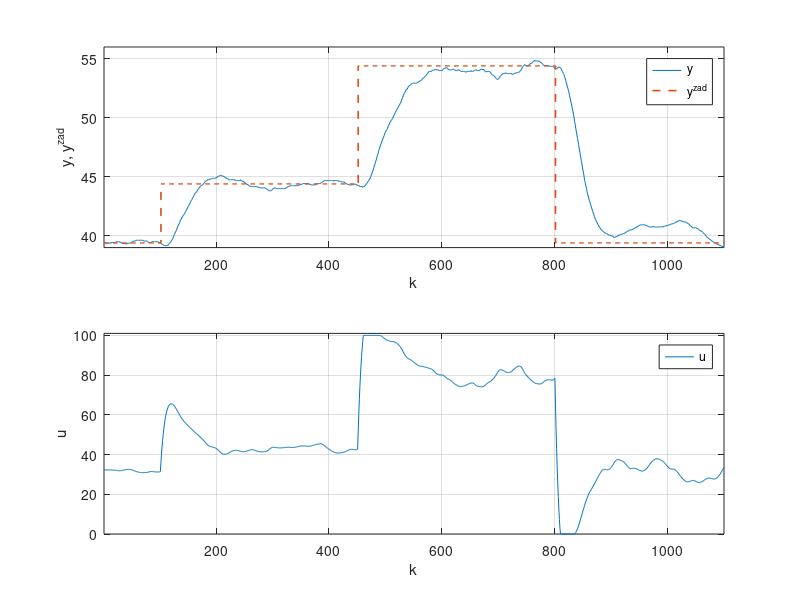

The MATLAB script that drew this image: (Note: this script raises an error after producing the figure.)
addpath('../../../matlab2tikz-master/src/');
outputFile = '../../doc/lab/figure/zad3DMC.tex';


load('dataDMC.mat')
start_ = 650;
end_ = 1750;

u = u(start_:end_);
y = y(start_:end_);
yzad = yzad(start_:end_);

x = 1:length(u);

figure(1);

subplot(2,1,1);
hold on;
plot(x,y);
stairs(x,yzad, '--','Linewidth', 1.2);
xlim([min(x) max(x)]);
%title('y');
xlabel('k');
ylabel('y, y^{zad}');
legend('y', 'y^{zad}', 'Location', 'NorthEast');
ylim([floor(min(y)) ceil(0.5+max(y))]);
grid on;
box on;

subplot(2,1,2);
hold on;
plot(x,u);
xlim([min(x) max(x)]);
%title('y');
xlabel('k');
ylabel('u');
legend('u', 'Location', 'NorthEast');
ylim([floor(min(u)) ceil(0.5+max(u))]);
grid on;
box on;

% dwie linijki poni�ej zapewniaj� poprawne ustawienie wykresu w pdf-ie
% oraz pozwalaj� nazwa� wykres pod spodem
%beforeFigure = [sprintf('\\begin{figure}[H] \n\\centering')];
%afterFigure = [sprintf('\\caption{%s}\n\\end{figure}', title)];

matlab2tikz(outputFile, ...
    'showInfo', false, ...
    'encoding', 'UTF-8');
%    'extraCode', beforeFigure, ...
%    'extraCodeAtEnd', afterFigure);
hold off;
%close(1)
